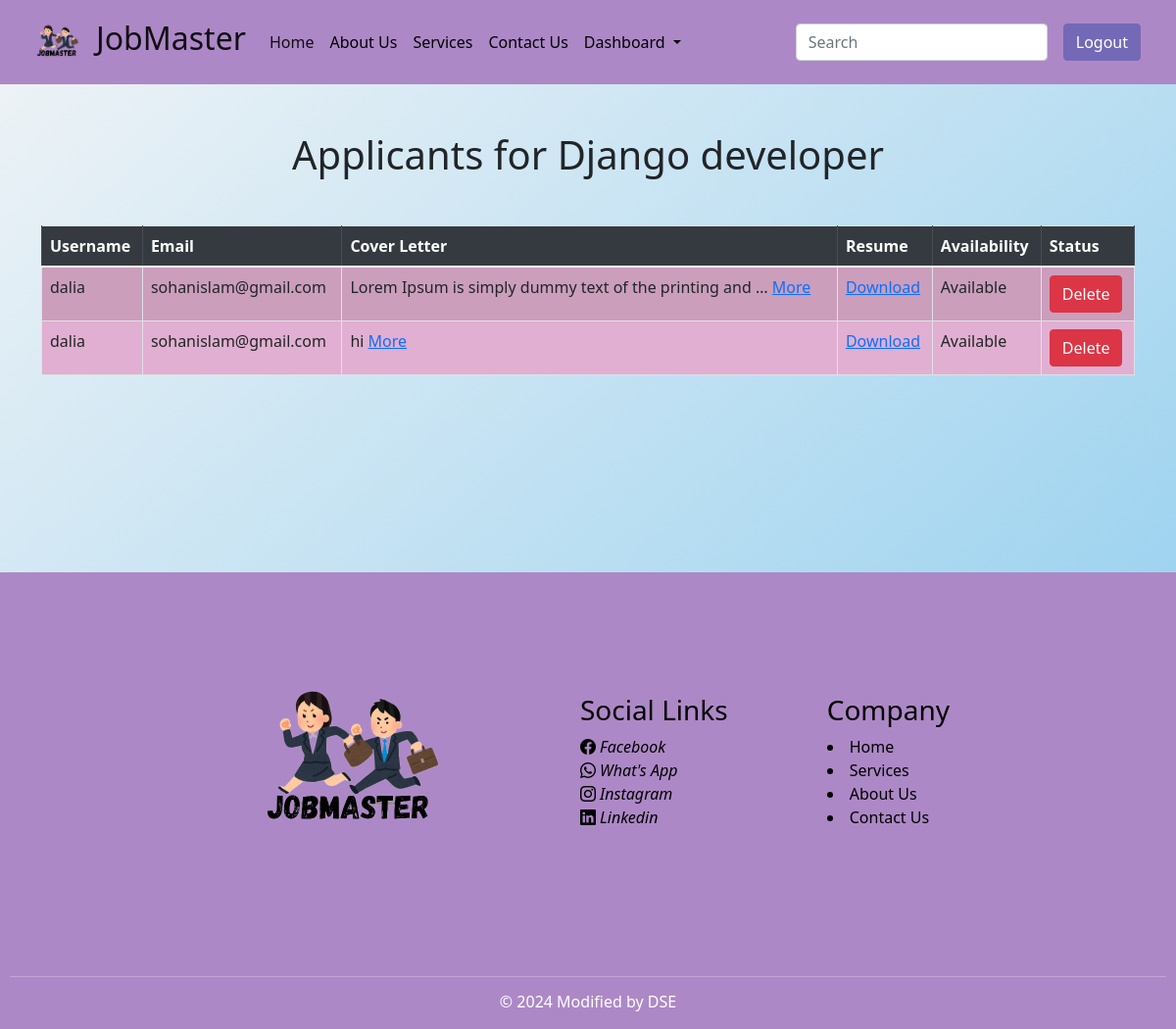
/apply/job/3/applicants/ (signed in), run on the app's committed database.
### job/models.py (models this page shows, shortened)
class JobDetails(models.Model):
    title = models.CharField(max_length=100)
    user = models.ForeignKey(User, on_delete = models.CASCADE)
    company_name = models.CharField(max_length=100)
    work_type = models.ManyToManyField(JobType)
    category = models.ManyToManyField(Category)
    starting_date = models.CharField(max_length=100)
    salary = models.DecimalField(max_digits=12, decimal_places=2)
    experience = models.CharField(max_length=50)
    deadline = models.DateField()
    post_date = models.DateField(auto_now_add=True)
    applicants = models.IntegerField(default=0)
    job_about = models.TextField()
    skills = models.ManyToManyField(Skill)
    other_req = models.TextField()
    vacancy = models.IntegerField()

### apply/models.py (models this page shows, shortened)
class Apply(models.Model):
    applicants = models.ForeignKey(User, on_delete=models.CASCADE)
    job = models.ForeignKey(JobDetails, on_delete=models.CASCADE)
    resume = models.FileField(upload_to='apply/media/uploads/', validators=[validate_file_extension])
    cover_letter = models.TextField()
    availability = models.BooleanField(default=True)

### apply/views.py (the view)
# urls.py: path('job/<int:job_id>/applicants/', views.applicants_list, name='applicants_list'),
@login_required
def applicants_list(request, job_id):
    job = get_object_or_404(JobDetails, pk=job_id)
    applicants = Apply.objects.filter(job=job)
    return render(request, 'applicants_list.html', {'job': job, 'applicants': applicants})

### apply/templates/applicants_list.html (shortened to what this page needs)
{% extends "base.html" %}
{% load static %}
{% block content %}
<main>
    <div class="container mt-5 mb-5">
    <h1 class="text-center mb-5">Applicants for {{ job.title }}</h1>
    {% if applicants %}
        <table class="table table-bordered table-striped" style="background-color: #E1AFD1;">
            <thead class="thead-dark">
                <tr>
                    <th>Username</th>
                    <th>Email</th>
                    <th>Cover Letter</th>
                    <th>Resume</th>
                    <th>Availability</th>
                    <th>Status</th>
                </tr>
            </thead>
            <tbody>
                {% for applicant in applicants %}
                    <tr>
                        <td>{{ applicant.applicants.username }}</td>
                        <td>{{ applicant.applicants.email }}</td>
                        <td>{{ applicant.cover_letter|truncatewords:10}}
                            <a href="{% url 'applicant_details' applicant.pk %}">More</a>
                        </td>
                        <td><a href="{{ applicant.resume.url }}" target="_blank">Download</a></td>
                        <td>{{ applicant.availability|yesno:"Available,Not Available" }}</td>
<td>
    <form action="{% url 'delete_applicant' applicant.pk %}" method="post" style="display:inline;">
        <button type="submit" class="btn btn-danger">Delete</button>
    </form>
</td>
                    </tr>
                {% endfor %}
            </tbody>
        </table>
    {% else %}
        <p class="text-center">No applicants have applied for this job yet.</p>
    {% endif %}
</div>
</main>
{% endblock %}

### static/style.css (style rules this page uses)
body, h1, h2, h3, p, ul, li { margin: 0; padding: 0; }
body { font-family: "Roboto Slab", serif; line-height: 1.6; color: #333; background-color: #c07ed6; margin: 0; padding: 0; }
main { flex: 1; min-height: 450px; }
button { color: #c8c3ca; }

### data on the page
JobDetails: title "Django developer"
Apply: applicants.username "dalia", applicants.email "sohanislam@gmail.com", cover_letter "Lorem Ipsum is simply dummy text of the printing and …", availability "Available"
Apply: applicants.username "dalia", applicants.email "sohanislam@gmail.com", cover_letter "hi", availability "Available"
